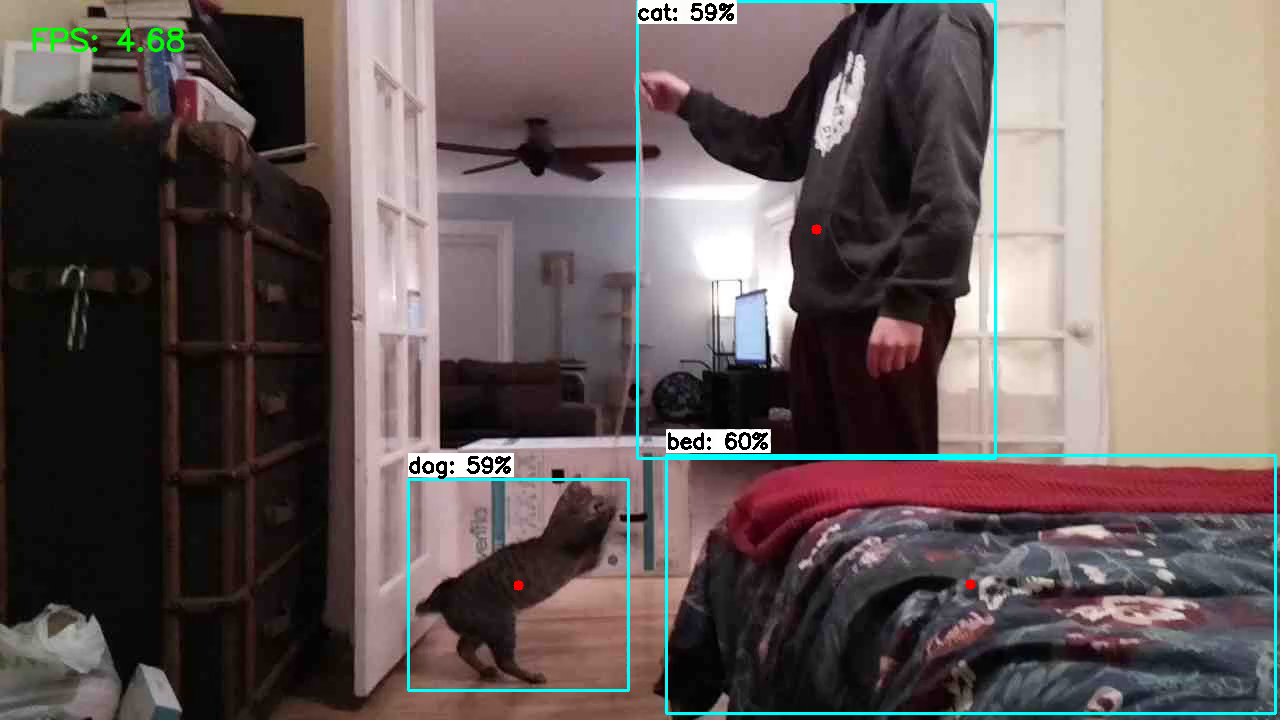
#> input picture frame 0 of highlights/01-09-2021T21:22:03/highlight.mp4, 1280 x 720 px, given in place of the camera
$ python test_video_stream.py
#> lines starting #> are read from the running program, lines starting #| are printed output that depends on the picture; after the words box and inside, x2 and y2 are one past the last pixel; in counts of white or black regions, pixels touching at a corner belong together
### picamera/VideoStream.py
from threading import Thread
import cv2

# Define VideoStream class to handle streaming of video from webcam in separate processing thread
# Source - Adrian Rosebrock, PyImageSearch: https://www.pyimagesearch.com/2015/12/28/increasing-raspberry-pi-fps-with-python-and-opencv/
class VideoStream:
    """Camera object that controls video streaming from the Picamera"""
    def __init__(self,resolution=(640,480),framerate=30):
        # Initialize the PiCamera and the camera image stream
#> called with resolution = (1280, 720), framerate = 30
        self.stream = cv2.VideoCapture(0)
        ret = self.stream.set(cv2.CAP_PROP_FOURCC, cv2.VideoWriter_fourcc(*'MJPG'))
        ret = self.stream.set(3,resolution[0])
        ret = self.stream.set(4,resolution[1])

        # Read first frame from the stream
        (self.grabbed, self.frame) = self.stream.read()
#> self.frame is the input picture: shape (720, 1280, 3); mean B, G, R 89.8, 91.5, 103.8

	    # Variable to control when the camera is stopped
        self.stopped = False

    def start(self):
	    # Start the thread that reads frames from the video stream
        Thread(target=self.update,args=()).start()
        return self

    def update(self):
        # Keep looping indefinitely until the thread is stopped
        while True:
            # If the camera is stopped, stop the thread
            if self.stopped:
                # Close camera resources
                self.stream.release()
                return

            # Otherwise, grab the next frame from the stream
            (self.grabbed, self.frame) = self.stream.read()

    def read(self):
    # Return the most recent frame
        return self.frame

    def stop(self):
	# Indicate that the camera and thread should be stopped
        self.stopped = True
        print("Video Stream stopped")

### picamera/test_video_stream.py
# Import packages
import argparse
import cv2
import numpy as np
import time

from VideoStream import VideoStream

# Define and parse input arguments
parser = argparse.ArgumentParser()
parser.add_argument('--resolution', help='Desired webcam resolution in WxH. If the webcam does not support the resolution entered, errors may occur.',
                    default='1280x720')
parser.add_argument('--debug', help='Print debug information. none=no debug print statements, basic=minumum prints, verbose=maximum prints',
                    default='none')

args = parser.parse_args()

resW, resH = args.resolution.split('x')
imW, imH = int(resW), int(resH)
debug = args.debug

# Hard code default width and height parameters
width = 300
height = 300

# Initialize frame rate calculation
frame_rate_calc = 1
freq = cv2.getTickFrequency()

# Initialize video stream
videostream = VideoStream(resolution=(imW,imH),framerate=30).start()
time.sleep(1)

# Create window
cv2.namedWindow('Pi Cam Test', cv2.WINDOW_NORMAL)

#for frame1 in camera.capture_continuous(rawCapture, format="bgr",use_video_port=True):
while True:

    # Start timer (for calculating frame rate)
    t1 = cv2.getTickCount()

    # Grab frame from video stream
    frame1 = videostream.read()

    # Acquire frame and resize to expected shape [1xHxWx3]
    frame = frame1.copy()
    frame_rgb = cv2.cvtColor(frame, cv2.COLOR_BGR2RGB)
    frame_resized = cv2.resize(frame_rgb, (width, height))
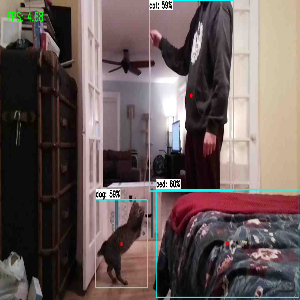
#> frame_resized: shape (300, 300, 3); mean R, G, B 103.7, 91.4, 89.7
    input_data = np.expand_dims(frame_resized, axis=0)

    # Draw framerate in corner of frame
    cv2.putText(frame,'FPS: {0:.2f}'.format(frame_rate_calc),(30,50),cv2.FONT_HERSHEY_SIMPLEX,1,(0,255,0),2,cv2.LINE_AA)
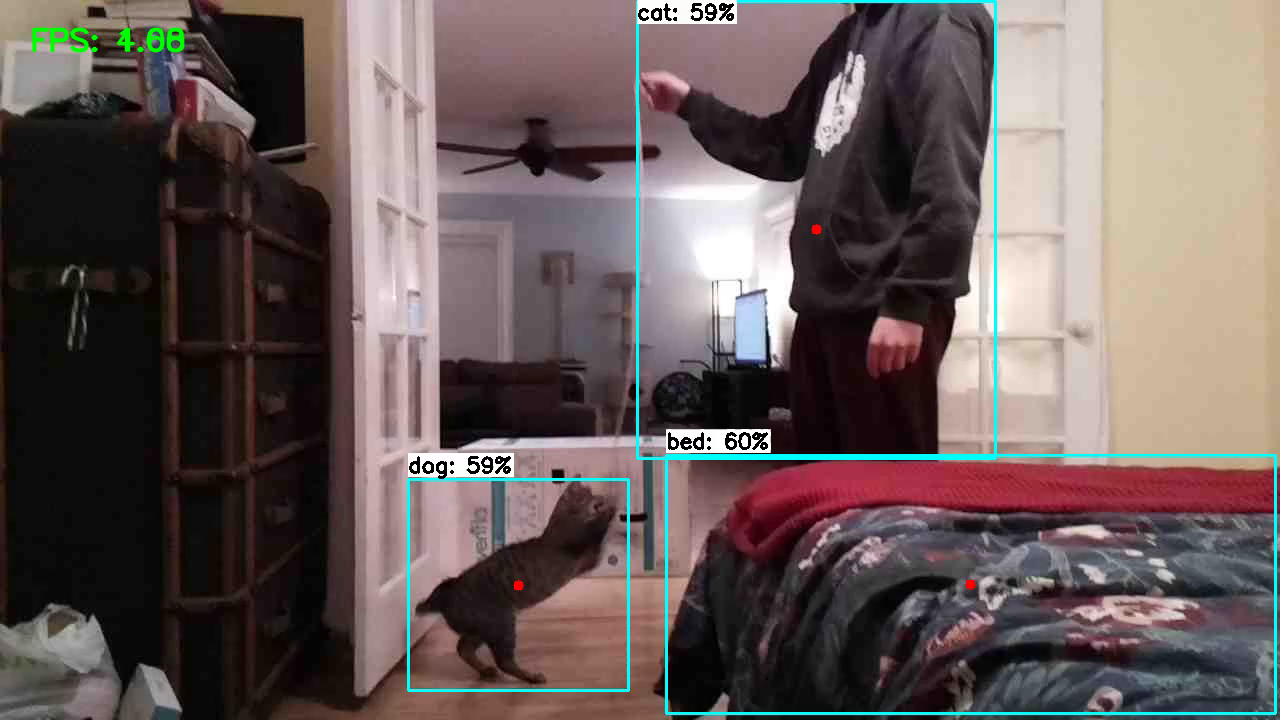
#> frame: shape (720, 1280, 3); 0.16% of pixels changed, all inside (x1, y1, x2, y2) = (32, 27, 185, 53)

    # All the results have been drawn on the frame, so it's time to display it.
    cv2.imshow('Pi Cam Test', frame)

    # Calculate framerate
    t2 = cv2.getTickCount()
    time1 = (t2-t1)/freq
    frame_rate_calc= 1/time1

    # Press 'q' to quit
    if cv2.waitKey(1) == ord('q'):
#> (key q is pressed here)
        break

# Clean up
cv2.destroyAllWindows()
videostream.stop()
